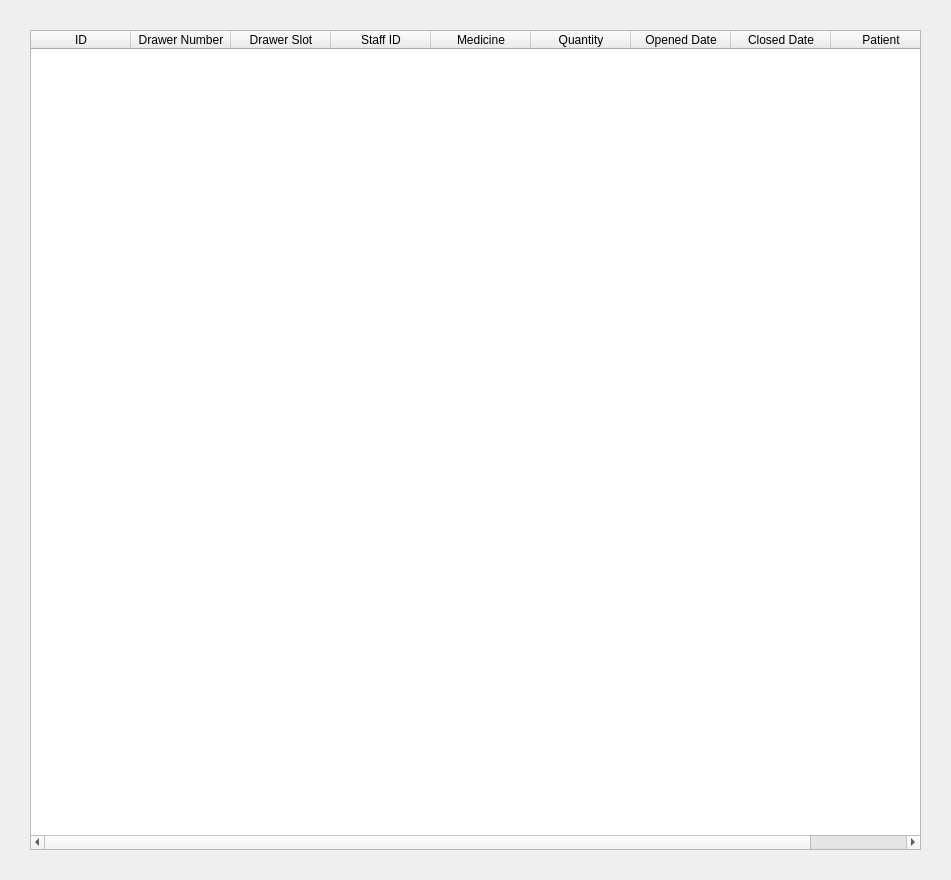
<?xml version="1.0" encoding="UTF-8"?>
<ui version="4.0">
 <class>LogPage</class>
 <widget class="QWidget" name="LogPage">
  <property name="geometry">
   <rect>
    <x>0</x>
    <y>0</y>
    <width>951</width>
    <height>880</height>
   </rect>
  </property>
  <property name="windowTitle">
   <string>Form</string>
  </property>
  <layout class="QGridLayout" name="gridLayout">
   <property name="leftMargin">
    <number>30</number>
   </property>
   <property name="topMargin">
    <number>30</number>
   </property>
   <property name="rightMargin">
    <number>30</number>
   </property>
   <property name="bottomMargin">
    <number>30</number>
   </property>
   <property name="verticalSpacing">
    <number>20</number>
   </property>
   <item row="0" column="0">
    <widget class="QTableWidget" name="logs_tableWidget">
     <attribute name="horizontalHeaderDefaultSectionSize">
      <number>100</number>
     </attribute>
     <attribute name="horizontalHeaderStretchLastSection">
      <bool>true</bool>
     </attribute>
     <column>
      <property name="text">
       <string>ID</string>
      </property>
     </column>
     <column>
      <property name="text">
       <string>Drawer Number</string>
      </property>
     </column>
     <column>
      <property name="text">
       <string>Drawer Slot</string>
      </property>
     </column>
     <column>
      <property name="text">
       <string>Staff ID</string>
      </property>
     </column>
     <column>
      <property name="text">
       <string>Medicine</string>
      </property>
     </column>
     <column>
      <property name="text">
       <string>Quantity</string>
      </property>
     </column>
     <column>
      <property name="text">
       <string>Opened Date</string>
      </property>
     </column>
     <column>
      <property name="text">
       <string>Closed Date</string>
      </property>
     </column>
     <column>
      <property name="text">
       <string>Patient</string>
      </property>
     </column>
    </widget>
   </item>
  </layout>
 </widget>
 <resources/>
 <connections/>
</ui>
